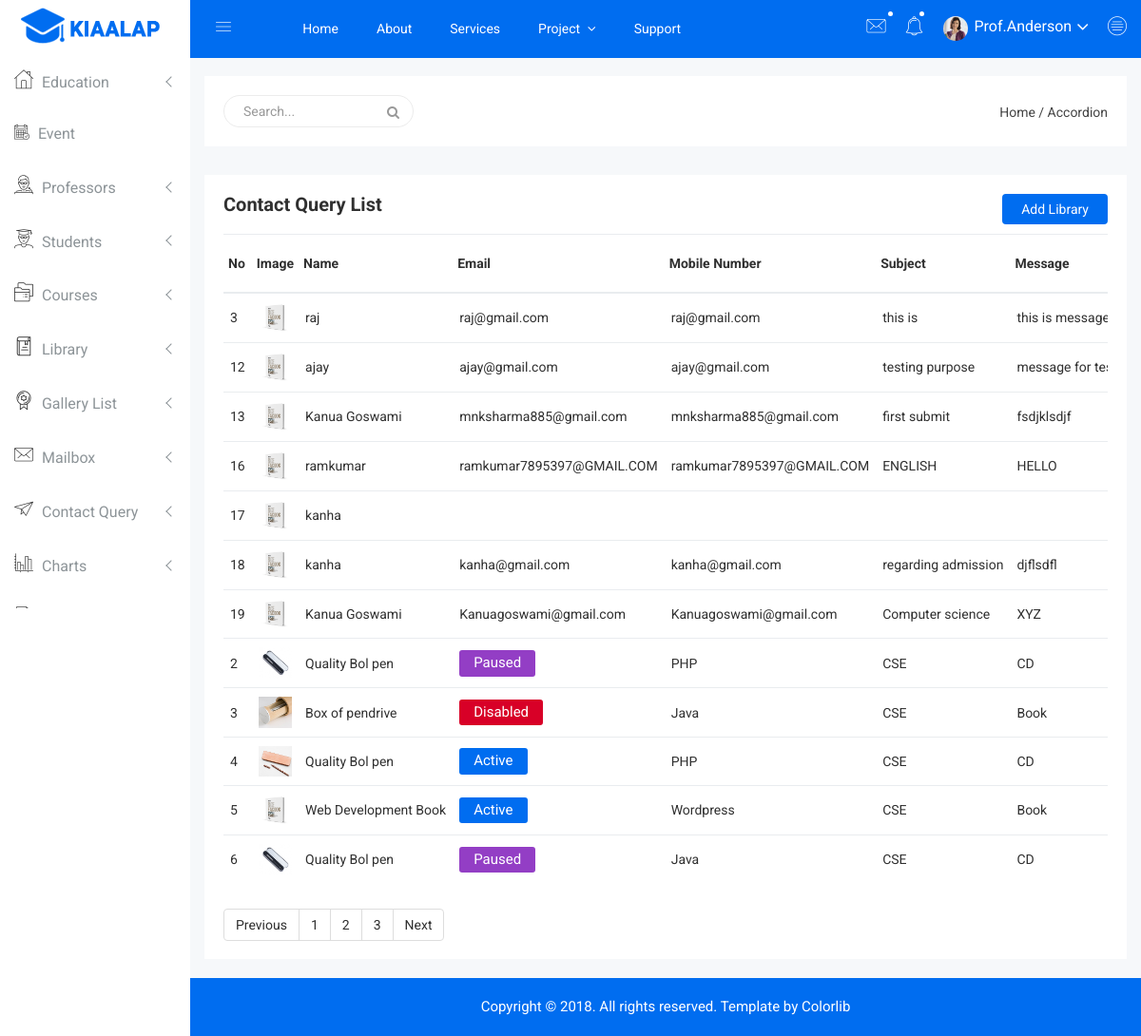
Page /contactQuery on the committed database.
### home/models.py (models this page shows, shortened)
class Contact(models.Model):
    name = models.CharField(max_length = 200)
    email = models.EmailField(max_length = 200)
    subject = models.CharField(max_length=200)
    message = models.TextField()
    class Meta:
        unique_together = ['name','email','subject','message']

### home/views.py (the view)
# urls.py: path('contactQuery',views.contactQuery,name="contactQuery"),
def contactQuery(request):
    contactdata = ContactModel.objects.all().values()
    context = {
        'data':contactdata,
    }
    return render(request,'admin/contactQuery.html',context)

### template/admin/contactQuery.html (shortened to what this page needs)
{% extends 'admin/b.html' %}
{% block body %}
<div class="product-status mg-b-15">
    <div class="container-fluid">
        <div class="row">
            <div class="col-lg-12 col-md-12 col-sm-12 col-xs-12">
                <div class="product-status-wrap">
                    <h4>Contact Query List</h4>
                    <div class="add-product">
                        <a href="#">Add Library</a>
                    </div>
                    <div class="asset-inner">
                        <table>
                            <tr>
                                <th>No</th>
                                <th>Image</th>
                                <th>Name</th>
                                <th>Email</th>
                                <th>Mobile Number</th>
                                <th>Subject</th>
                                <th>Message</th>
                            </tr>
                            {% for ele in data %}
                            <tr>
                                <td>{{ele.id}}</td>
                                <td><img src="img/product/book-1.jpg" alt="" /></td>
                                <td>{{ele.name}}</td>
                                <td>{{ele.email}}</td>
                                <td>{{ele.email}}</td>
                                <td>{{ ele.subject }}</td>
                                <td>{{ele.message}}</td>
                            </tr>
                            {% endfor %}
                            <tr>
                                <td>2</td>
                                <td><img src="img/product/book-2.jpg" alt="" /></td>
                                <td>Quality Bol pen</td>
                                <td>
                                    <button class="ps-setting">Paused</button>
                                </td>
                                <td>PHP</td>
                                <td>CSE</td>
                                <td>CD</td>
                            </tr>
                            <tr>
                                <td>3</td>
                                <td><img src="img/product/book-3.jpg" alt="" /></td>
                                <td>Box of pendrive</td>
                                <td>
                                    <button class="ds-setting">Disabled</button>
                                </td>
                                <td>Java</td>
                                <td>CSE</td>
                                <td>Book</td>
                            </tr>
                            <tr>
                                <td>4</td>
                                <td><img src="img/product/book-4.jpg" alt="" /></td>
                                <td>Quality Bol pen</td>
                                <td>
                                    <button class="pd-setting">Active</button>
                                </td>
                                <td>PHP</td>
                                <td>CSE</td>
                                <td>CD</td>
                            </tr>
                            <tr>
                                <td>5</td>
                                <td><img src="img/product/book-1.jpg" alt="" /></td>
                                <td>Web Development Book</td>
                                <td>
                                    <button class="pd-setting">Active</button>
                                </td>
                                <td>Wordpress</td>
                                <td>CSE</td>
                                <td>Book</td>
                            </tr>
                            <tr>
                                <td>6</td>
                                <td><img src="img/product/book-2.jpg" alt="" /></td>
                                <td>Quality Bol pen</td>
                                <td>
                                    <button class="ps-setting">Paused</button>
                                </td>
                                <td>Java</td>
                                <td>CSE</td>
                                <td>CD</td>
                            </tr>
                        </table>
                    </div>
                    <div class="custom-pagination">
                        <ul class="pagination">
                            <li class="page-item"><a class="page-link" href="#">Previous</a></li>
                            <li class="page-item"><a class="page-link" href="#">1</a></li>
                            <li class="page-item"><a class="page-link" href="#">2</a></li>
                            <li class="page-item"><a class="page-link" href="#">3</a></li>
                            <li class="page-item"><a class="page-link" href="#">Next</a></li>
                        </ul>
                    </div>
                </div>
            </div>
        </div>
    </div>
</div>
{% endblock body %}

### static/css/main1.css (style rules this page uses)
html { color: #222; font-size: 1em; line-height: 1.4; }
audio, canvas, iframe, img, svg, video { vertical-align: middle; }

### rows in the picture
Contact: id "3", name "raj", email "raj@gmail.com", subject "this is", message "this is…"
Contact: id "12", name "ajay", email "ajay@gmail.com", subject "testing purpose", message "message for…"
Contact: id "13", name "Kanua Goswami", email "mnksharma885@gmail.com", subject "first submit", message "fsdjklsdjf"
Contact: id "16", name "ramkumar", email "ramkumar7895397@GMAIL.COM", subject "ENGLISH", message "HELLO"
Contact: id "17", name "kanha"
Contact: id "18", name "kanha", email "kanha@gmail.com", subject "regarding admission", message "djflsdfl"
Contact: id "19", name "Kanua Goswami", email "Kanuagoswami@gmail.com", subject "Computer science", message "XYZ"
